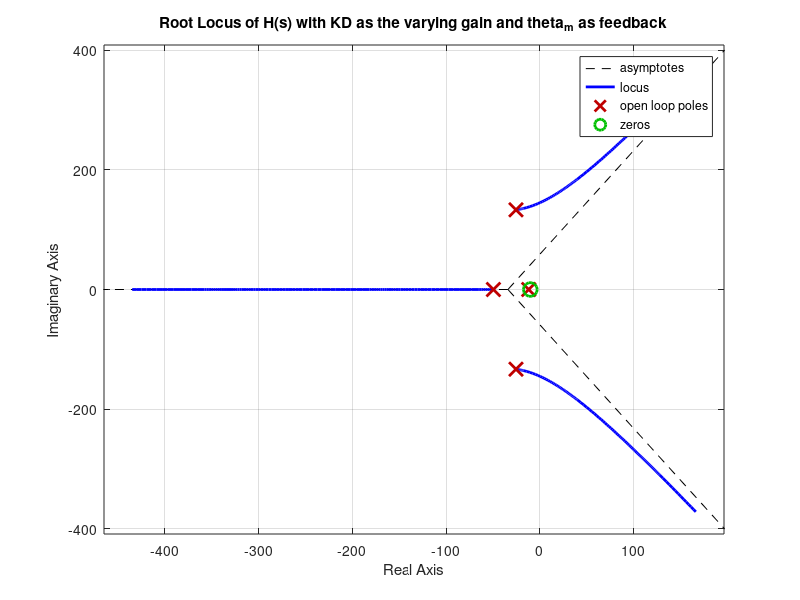

Recreate this plot in MATLAB.
% Clear previous data
clear all;
close all;
clc;

% Define the transfer function numerator and denominator
% KD will be used as the variable gain
numerator = [100, 1000];  % Represents KD * (100s + 1000), with KD as the gain

% Denominator coefficients in terms of KD (KD is the gain variable)
denominator = [
    0.00009409, ...
    (0.000808786 + 0.0097), ...
    (1.94173806 + 0.0097 * 10 + 0.04169), ...
    (8.338 + 0.04169 * 10 + 100), ...
    1000
];

% Create the transfer function with KD as the varying gain
sys = tf(numerator, denominator);

% Plot the root locus with KD as the varying gain
rlocus(sys);
title('Root Locus of H(s) with KD as the varying gain and theta_m as feedback');
xlabel('Real Axis');
ylabel('Imaginary Axis');
grid on;
